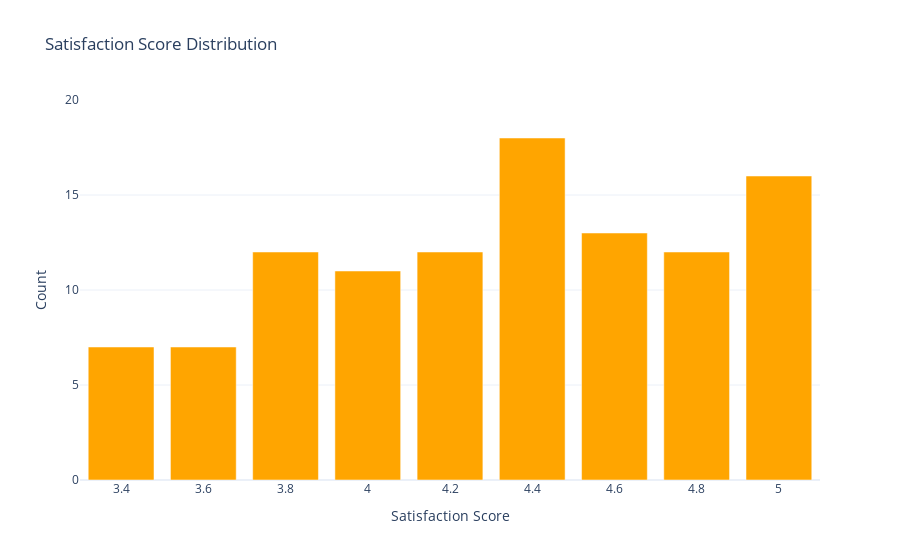

The cell this chart's notebook holds for it:
### Code cell
images = chai.steep(prompt=prompt, image_path="../tests/img/satisfaction.png")

### Figure 1 — Plotly figure (JSON) as saved in the notebook; plotly's stock layout.template omitted (floating-point values rounded to 4 significant figures)
{"data": [{"marker": {"color": "orange"}, "type": "bar", "x": [3.4, 3.6, 3.8, 4.0, 4.2, 4.4, 4.6, 4.8, 5.0], "y": [7, 7, 12, 11, 12, 18, 13, 12, 16]}], "layout": {"title": {"text": "Satisfaction Score Distribution"}, "xaxis": {"dtick": 0.2, "tick0": 3.4, "tickmode": "linear", "title": {"text": "Satisfaction Score"}}, "yaxis": {"range": [0, 20], "title": {"text": "Count"}}}}
